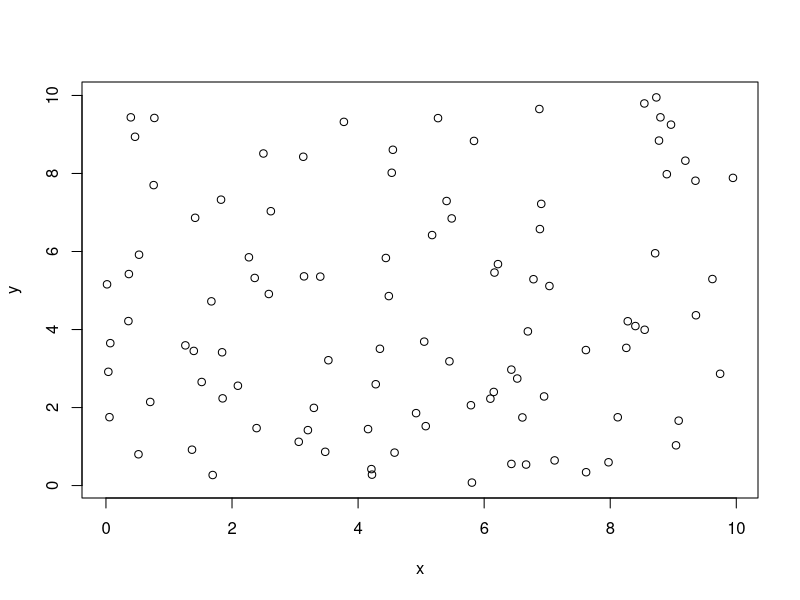
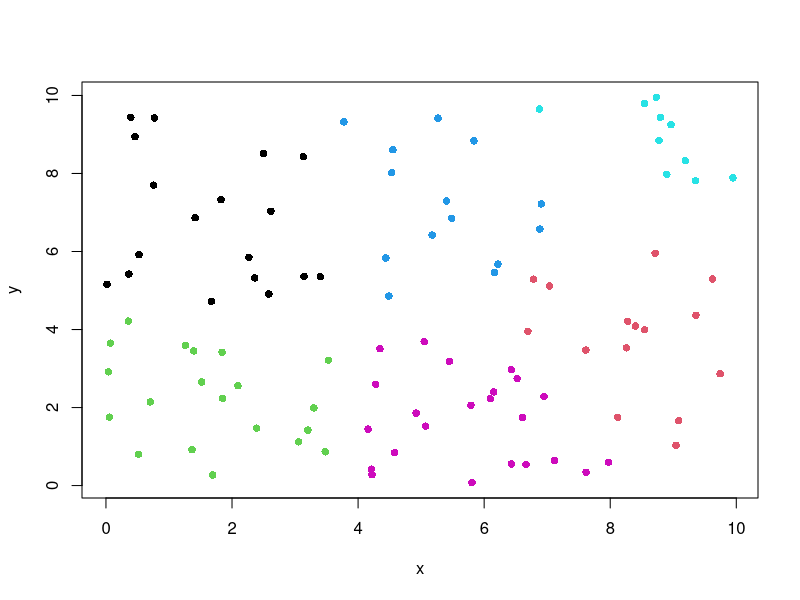

R code for these plots, in order:
install.packages("stats")
library(stats)

x <- runif(100,0,10)

y <- runif(100,0,10)

plot(x,y)

#dataset (it is an unsupervised learning so no labels!!!)
data <- data.frame(x,y)

data

#k means clustering algorithm
#needs some initialization (the centroid positions at the beginning)
#clustering is sensitive to initial selection of centroids: nstart attempts
#multiple initial configurations and find the best one
model <- kmeans(data, centers=6, nstart=15)

#between_sum_of_squares/total_sum_of_squares
#percent of variance explained by the clusters (higher the better)
model

plot(data,col=model$cluster,pch=16)
